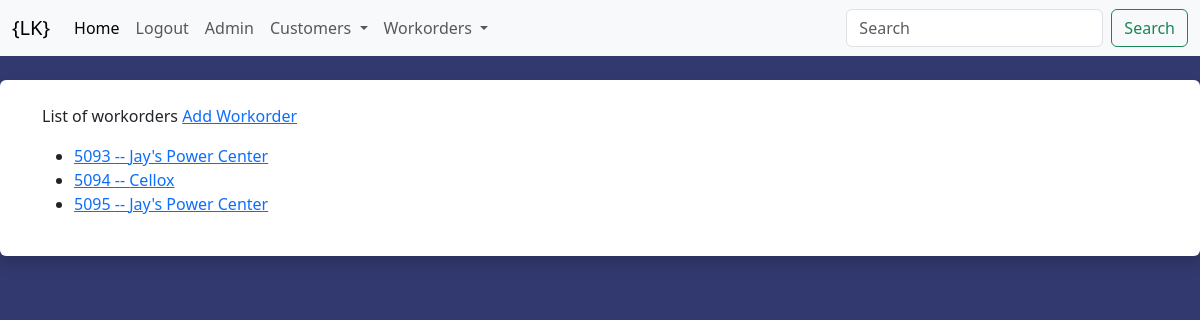
The app's page /workorders/workorders/ (signed in) with its own data.
### workorders/models.py (models this page shows, shortened)
class Workorder(models.Model):
    customer = models.ForeignKey(Customer, blank=False, null=False, on_delete=models.CASCADE, related_name='workorders')
    contact = models.ForeignKey(Contact, blank=True, null=True, on_delete=models.SET_NULL)
    hr_customer = models.CharField('Customer Name', max_length=100, blank=True, null=True,)
    hr_contact = models.CharField('Contact Name', max_length=100, blank=True, null=True,)
    workorder = models.CharField('Workorder', max_length=100, blank=False, null=False, unique=True)
    internal_company = models.CharField('Internal Company', choices=[('LK Design', 'LK Design'), ('Krueger Printing', 'Krueger Printing')], max_length=100, blank=False, null=False)
    description = models.CharField('Description', max_length=100, blank=True, null=True)
    deadline = models.DateField('Deadline', blank=True, null=True)
    po_number = models.CharField('PO Number', max_length=100, blank=True, null=True)
    budget = models.CharField('Budget', max_length=100, blank=True, null=True)
    quoted_price = models.CharField('Quoted Price', max_length=100, blank=True, null=True)
    original_order = models.CharField('Original Order', max_length=100, blank=True, null=True)
    lk_workorder = models.CharField('LK Workorder', max_length=100, blank=True, null=True)
    printleader_workorder = models.CharField('Printleader', max_length=100, blank=True, null=True)
    billed = models.BooleanField('Billed', blank=False, null=False, default=False)
    def get_absolute_url(self):
        return reverse("workorders:overview", kwargs={"id": self.workorder})

### workorders/views.py (the view)
# urls.py: path("workorders/", workorder_list, name='workorder_list'),
def workorder_list(request):
    workorder = Workorder.objects.all().exclude(workorder=1111)
    context = {
        'workorders': workorder,
    }
    return render(request, 'workorders/list.html', context)

### templates/workorders/list.html
{% extends "base.html" %}
{% load crispy_forms_tags %}
{% block content %}
List of workorders
<a href="{% url 'workorders:createbase' %}">Add Workorder</a>
<p><ul>
    {% for x in  workorders %}
    <li><a href='{{ x.get_absolute_url }}'>{{ x.workorder }} -- {{ x.hr_customer }}</a></li>
    {% endfor %}
    </ul></p>
{% endblock content %}

### templates/base.html (style rules this page uses)
body { background: #32396e; }

### records on screen
Workorder: workorder "5093", hr_customer "Jay's Power Center"
Workorder: workorder "5094", hr_customer "Cellox"
Workorder: workorder "5095", hr_customer "Jay's Power Center"
